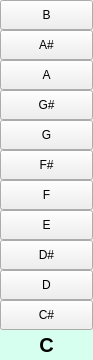
<?xml version="1.0" encoding="UTF-8"?>
<ui version="4.0">
 <class>key_board</class>
 <widget class="QWidget" name="key_board">
  <property name="geometry">
   <rect>
    <x>0</x>
    <y>0</y>
    <width>93</width>
    <height>360</height>
   </rect>
  </property>
  <property name="windowTitle">
   <string>Form</string>
  </property>
  <layout class="QVBoxLayout" name="verticalLayout_2">
   <property name="spacing">
    <number>0</number>
   </property>
   <property name="leftMargin">
    <number>0</number>
   </property>
   <property name="topMargin">
    <number>0</number>
   </property>
   <property name="rightMargin">
    <number>0</number>
   </property>
   <property name="bottomMargin">
    <number>0</number>
   </property>
   <item>
    <spacer name="verticalSpacer_2">
     <property name="orientation">
      <enum>Qt::Vertical</enum>
     </property>
     <property name="sizeHint" stdset="0">
      <size>
       <width>20</width>
       <height>40</height>
      </size>
     </property>
    </spacer>
   </item>
   <item>
    <widget class="QPushButton" name="pushButton_B">
     <property name="minimumSize">
      <size>
       <width>0</width>
       <height>30</height>
      </size>
     </property>
     <property name="maximumSize">
      <size>
       <width>16777215</width>
       <height>30</height>
      </size>
     </property>
     <property name="cursor">
      <cursorShape>PointingHandCursor</cursorShape>
     </property>
     <property name="styleSheet">
      <string notr="true"/>
     </property>
     <property name="text">
      <string>B</string>
     </property>
    </widget>
   </item>
   <item>
    <widget class="QPushButton" name="pushButton_A1">
     <property name="minimumSize">
      <size>
       <width>0</width>
       <height>30</height>
      </size>
     </property>
     <property name="maximumSize">
      <size>
       <width>16777215</width>
       <height>30</height>
      </size>
     </property>
     <property name="cursor">
      <cursorShape>PointingHandCursor</cursorShape>
     </property>
     <property name="styleSheet">
      <string notr="true"/>
     </property>
     <property name="text">
      <string>A#</string>
     </property>
    </widget>
   </item>
   <item>
    <widget class="QPushButton" name="pushButton_A">
     <property name="minimumSize">
      <size>
       <width>0</width>
       <height>30</height>
      </size>
     </property>
     <property name="maximumSize">
      <size>
       <width>16777215</width>
       <height>30</height>
      </size>
     </property>
     <property name="cursor">
      <cursorShape>PointingHandCursor</cursorShape>
     </property>
     <property name="styleSheet">
      <string notr="true"/>
     </property>
     <property name="text">
      <string>A</string>
     </property>
    </widget>
   </item>
   <item>
    <widget class="QPushButton" name="pushButton_G1">
     <property name="minimumSize">
      <size>
       <width>0</width>
       <height>30</height>
      </size>
     </property>
     <property name="maximumSize">
      <size>
       <width>16777215</width>
       <height>30</height>
      </size>
     </property>
     <property name="cursor">
      <cursorShape>PointingHandCursor</cursorShape>
     </property>
     <property name="styleSheet">
      <string notr="true"/>
     </property>
     <property name="text">
      <string>G#</string>
     </property>
    </widget>
   </item>
   <item>
    <widget class="QPushButton" name="pushButton_G">
     <property name="minimumSize">
      <size>
       <width>0</width>
       <height>30</height>
      </size>
     </property>
     <property name="maximumSize">
      <size>
       <width>16777215</width>
       <height>30</height>
      </size>
     </property>
     <property name="cursor">
      <cursorShape>PointingHandCursor</cursorShape>
     </property>
     <property name="styleSheet">
      <string notr="true"/>
     </property>
     <property name="text">
      <string>G</string>
     </property>
    </widget>
   </item>
   <item>
    <widget class="QPushButton" name="pushButton_F1">
     <property name="minimumSize">
      <size>
       <width>0</width>
       <height>30</height>
      </size>
     </property>
     <property name="maximumSize">
      <size>
       <width>16777215</width>
       <height>30</height>
      </size>
     </property>
     <property name="styleSheet">
      <string notr="true"/>
     </property>
     <property name="text">
      <string>F#</string>
     </property>
    </widget>
   </item>
   <item>
    <widget class="QPushButton" name="pushButton_F">
     <property name="minimumSize">
      <size>
       <width>0</width>
       <height>30</height>
      </size>
     </property>
     <property name="maximumSize">
      <size>
       <width>16777215</width>
       <height>30</height>
      </size>
     </property>
     <property name="cursor">
      <cursorShape>PointingHandCursor</cursorShape>
     </property>
     <property name="styleSheet">
      <string notr="true"/>
     </property>
     <property name="text">
      <string>F</string>
     </property>
    </widget>
   </item>
   <item>
    <widget class="QPushButton" name="pushButton_E">
     <property name="minimumSize">
      <size>
       <width>0</width>
       <height>30</height>
      </size>
     </property>
     <property name="maximumSize">
      <size>
       <width>16777215</width>
       <height>30</height>
      </size>
     </property>
     <property name="styleSheet">
      <string notr="true"/>
     </property>
     <property name="text">
      <string>E</string>
     </property>
    </widget>
   </item>
   <item>
    <widget class="QPushButton" name="pushButton_D1">
     <property name="minimumSize">
      <size>
       <width>0</width>
       <height>30</height>
      </size>
     </property>
     <property name="maximumSize">
      <size>
       <width>16777215</width>
       <height>30</height>
      </size>
     </property>
     <property name="cursor">
      <cursorShape>PointingHandCursor</cursorShape>
     </property>
     <property name="styleSheet">
      <string notr="true"/>
     </property>
     <property name="text">
      <string>D#</string>
     </property>
    </widget>
   </item>
   <item>
    <widget class="QPushButton" name="pushButton_D">
     <property name="minimumSize">
      <size>
       <width>0</width>
       <height>30</height>
      </size>
     </property>
     <property name="maximumSize">
      <size>
       <width>16777215</width>
       <height>30</height>
      </size>
     </property>
     <property name="cursor">
      <cursorShape>PointingHandCursor</cursorShape>
     </property>
     <property name="styleSheet">
      <string notr="true"/>
     </property>
     <property name="text">
      <string>D</string>
     </property>
    </widget>
   </item>
   <item>
    <widget class="QPushButton" name="pushButton_C1">
     <property name="minimumSize">
      <size>
       <width>0</width>
       <height>30</height>
      </size>
     </property>
     <property name="maximumSize">
      <size>
       <width>16777215</width>
       <height>30</height>
      </size>
     </property>
     <property name="cursor">
      <cursorShape>PointingHandCursor</cursorShape>
     </property>
     <property name="styleSheet">
      <string notr="true"/>
     </property>
     <property name="text">
      <string>C#</string>
     </property>
    </widget>
   </item>
   <item>
    <widget class="QPushButton" name="pushButton_C">
     <property name="minimumSize">
      <size>
       <width>0</width>
       <height>30</height>
      </size>
     </property>
     <property name="maximumSize">
      <size>
       <width>16777215</width>
       <height>30</height>
      </size>
     </property>
     <property name="cursor">
      <cursorShape>PointingHandCursor</cursorShape>
     </property>
     <property name="mouseTracking">
      <bool>false</bool>
     </property>
     <property name="styleSheet">
      <string notr="true">                   QPushButton{
                   background-color:rgb(215, 255, 240);
                   border-style:outset;         
                   border-width:0px;                   
                 
                   border-color:rgb(215, 255, 240);   
                   font:bold 20px;                     
                   color:rgba(0,0,0,255);               
                     
                   }
                   QPushButton:pressed{
                   background-color:rgb(134,255,183);

                   color:rgb(255,255,255,255);
                   }


</string>
     </property>
     <property name="text">
      <string>C</string>
     </property>
    </widget>
   </item>
   <item>
    <spacer name="verticalSpacer">
     <property name="orientation">
      <enum>Qt::Vertical</enum>
     </property>
     <property name="sizeHint" stdset="0">
      <size>
       <width>20</width>
       <height>40</height>
      </size>
     </property>
    </spacer>
   </item>
  </layout>
 </widget>
 <resources/>
 <connections/>
</ui>
